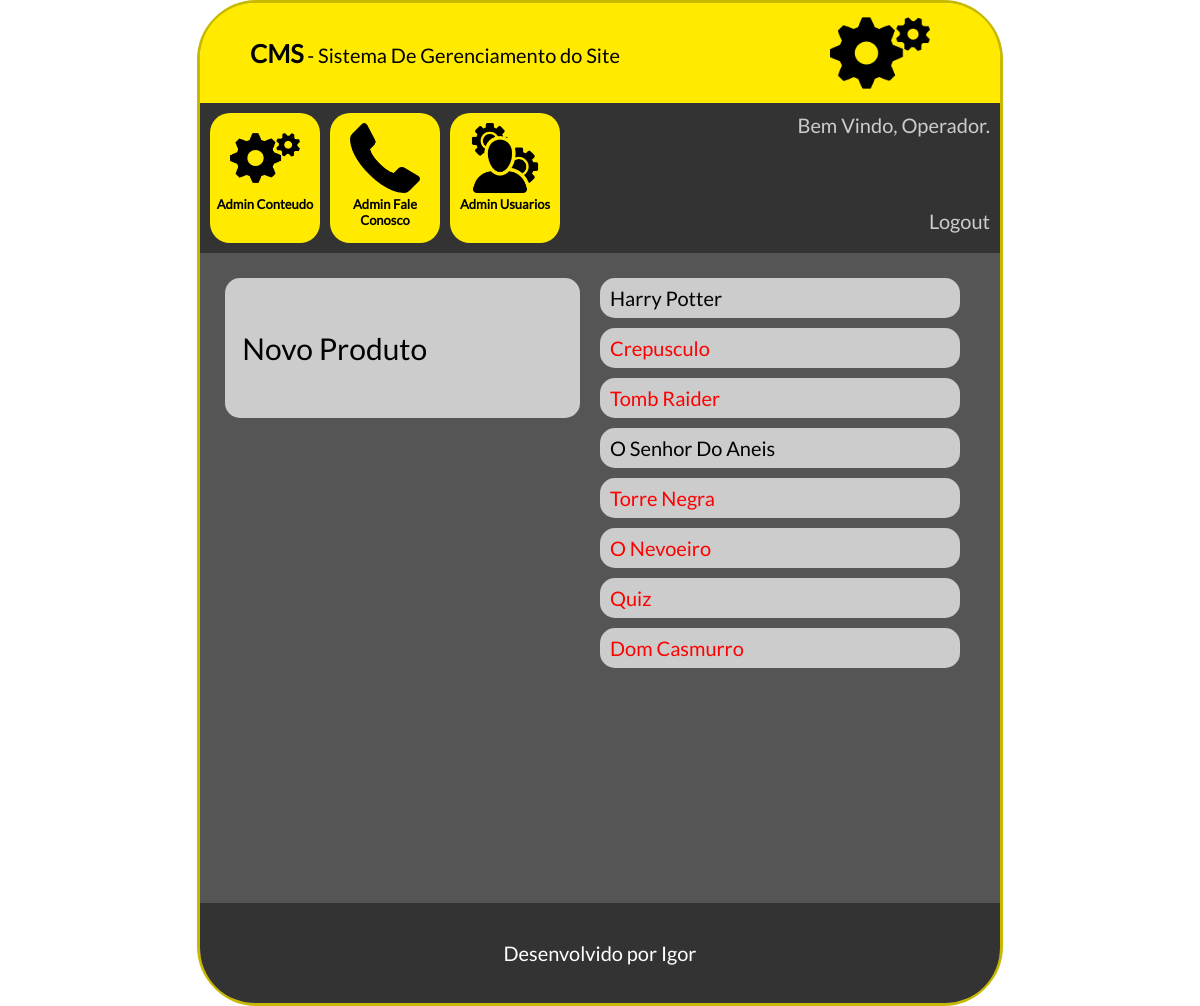
The page /cms/adminproduto.php (signed in) on the database as committed earlier.
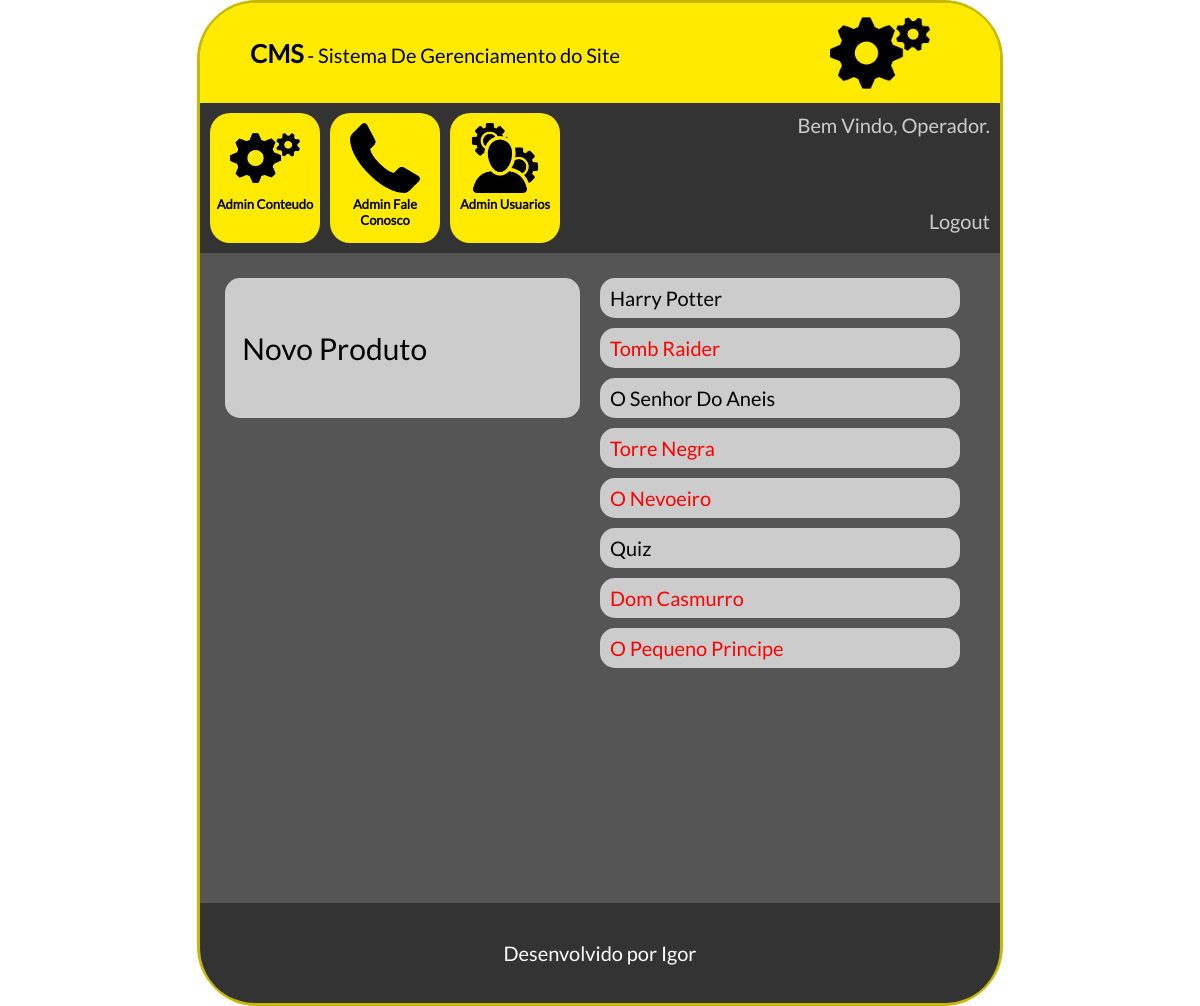
The same page on the database as committed later.
### tables this page shows
CREATE TABLE `tbl_produtos` (
  `id` int(11) NOT NULL AUTO_INCREMENT,
  `nome` varchar(200) NOT NULL,
  `sobre` varchar(200) NOT NULL,
  `preco` float NOT NULL,
  `desconto` float NOT NULL,
  `id_subcategoria` int(11) NOT NULL,
  `ativo` int(11) NOT NULL,
  `imagem` varchar(250) DEFAULT NULL,
  PRIMARY KEY (`id`)
);

### cms/conexao.php (called while the page is built)
<?php
    function conexaoDb(){
        $host = "localhost";
        $database = "db_banca";
        $user = "root";
        $password = "bcd127";
        if(!$conexao = mysqli_connect($host,$user,$password,$database)){
            echo('Erro na conexão com o Banco de Dados');
        }
        return $conexao;
    }
?>

### cms/adminproduto.php (the view, shortened to what this page needs)
<?php
    include_once "db.php";
    $selectLogin = selectUsuarioBanco($_SESSION["idLogin"]);
    $rsLogado = mysqli_fetch_array($selectLogin);
    $nomeLogado = $rsLogado["nome"];
    $select = selectProdutosBanco();
?>
<!doctype html>
<html lang="pt-br">
	<head>
        <link rel="stylesheet" type="text/css" href="css/style.css">
	</head>
	<body>
        <main id="caixaPrincipal">
            <div id="caixaLogo">
                <span class="textoGrande">CMS</span> - Sistema De Gerenciamento do Site
                <div id="logo"><img src="icones/config.png"></div>
            </div>
            <div id="caixaOpcoes">
                <div id="caixaUsuario">
                    Bem Vindo, <?php echo($nomeLogado)?>.<br><br><br><br>
                    <a href="../login.php?modo=logout"><span class="branco">Logout</span></a>
                </div>
            </div>
            <div id="caixaConteudo">
                <div class=colunaConteudo>
				    <a href="cadastrarproduto.php">
                        <div class="caixaOpcao">
                             &nbsp;&nbsp; Novo Produto
                        </div>
                    </a>
                </div>
                <div class=colunaConteudoContatoNivel>
                    <?php
                    while($rsProdutos = mysqli_fetch_array($select)){
						if($rsProdutos['desconto'] > 0){
							$promocao = "red";
						}else{
							$promocao = "";
						}
                    ?>
                        <div class="usuarioNivel">
                             <span class="<?php echo($promocao)?>"><?php echo($rsProdutos['nome'])?></span>
                        </div>
                    <?php } ?>
                </div>
            </div>
            <footer id="rodape">
                Desenvolvido por Igor
            </footer>
        </main>
    </body>
</html>

Rows that differ between the two databases and show on the page:
removed tbl_produtos: nome "Crepusculo"
changed tbl_produtos "Quiz": desconto 50 → 0 (drawn)
added tbl_produtos: nome "O Pequeno Principe"
